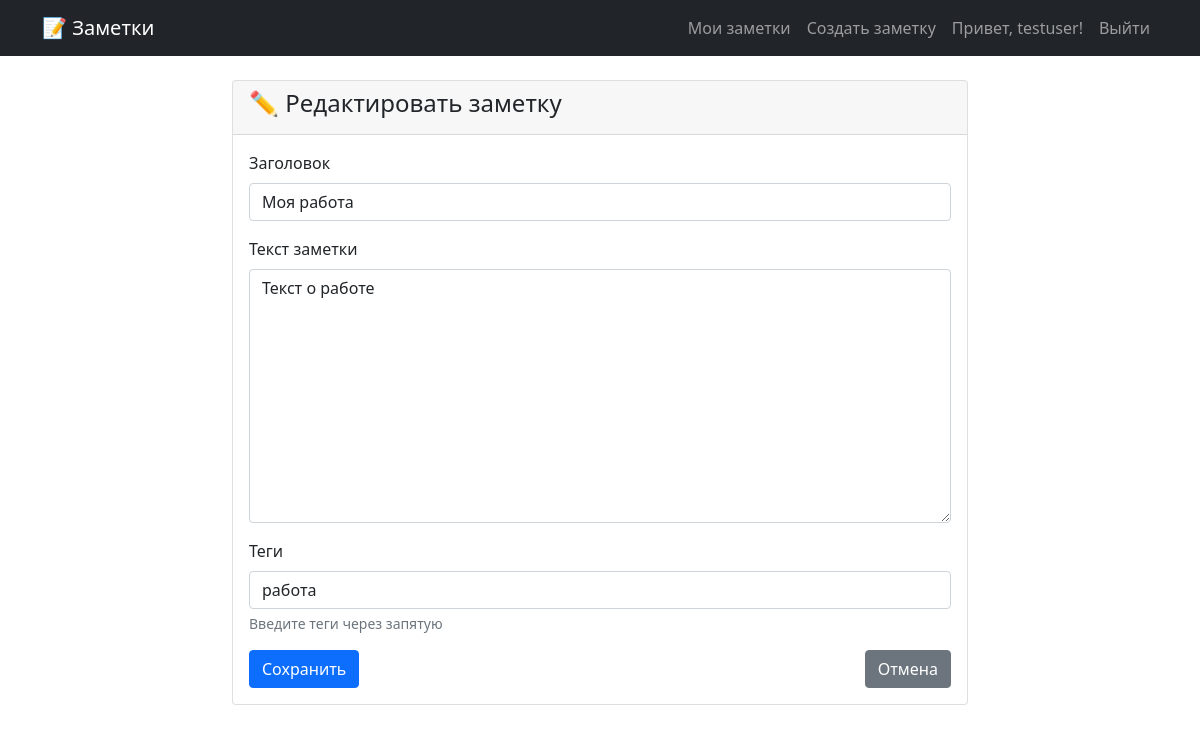
/notes/7/edit/ (signed in), run on the app's committed database.
### notes/models.py (models this page shows, shortened)
class Note(models.Model):
    user = models.ForeignKey(User, on_delete=models.CASCADE)
    title = models.CharField(max_length=200, verbose_name="Заголовок")
    content = models.TextField(verbose_name="Текст заметки")
    created_at = models.DateTimeField(auto_now_add=True, verbose_name="Дата создания")
    updated_at = models.DateTimeField(auto_now=True, verbose_name="Дата изменения")
    tags = models.ManyToManyField(Tag, blank=True, verbose_name="Теги")
    def get_tags_as_string(self):
        return ", ".join([tag.name for tag in self.tags.all()])
    class Meta:
        ordering = ['-updated_at']  # Сортировка по умолчанию

class Tag(models.Model):
    name = models.CharField(max_length=50, unique=True)

### notes/views.py (the view)
# urls.py: path('notes/<int:pk>/edit/', views.note_edit, name='note_edit'),
@login_required
def note_edit(request, pk):
    if request.user.is_staff or request.user.is_superuser:
        note = get_object_or_404(Note, pk=pk)
    else:
        note = get_object_or_404(Note, pk=pk, user=request.user)
    if request.method == 'POST':
        form = NoteForm(request.POST, instance=note)
        if form.is_valid():
            form.save()
            return redirect('note_detail', pk=note.pk)
    else:
        form = NoteForm(instance=note)
    return render(request, 'notes/note_form.html', {'form': form})

### notes/forms.py (shortened to what this page needs)
class NoteForm(forms.ModelForm):
    tags_input = forms.CharField(
        required=False,
        label='Теги (через запятую)',
        help_text='Введите теги через запятую'
    )
    class Meta:
        model = Note
        fields = ['title', 'content']
        widgets = {
            'content': forms.Textarea(attrs={'rows': 10}),
        }
    def __init__(self, *args, **kwargs):
        super().__init__(*args, **kwargs)
        if self.instance.pk:  # Если заметка уже существует
            self.fields['tags_input'].initial = self.instance.get_tags_as_string()

### notes/templates/notes/note_form.html (shortened to what this page needs)
{% extends 'notes/base.html' %}
{% block content %}
<div class="row justify-content-center">
    <div class="col-md-8">
        <div class="card">
            <div class="card-header">
                <h4>
                    {% if form.instance.pk %}
                        ✏️ Редактировать заметку
                    {% else %}
                        📝 Создать новую заметку
                    {% endif %}
                </h4>
            </div>
            <div class="card-body">
                <form method="post">
                    <div class="mb-3">
                        <label for="id_title" class="form-label">Заголовок</label>
                        <input type="text"
                               name="title"
                               id="id_title"
                               class="form-control"
                               value="{{ form.title.value|default:'' }}"
                               maxlength="200"
                               required>
                    </div>
                    <div class="mb-3">
                        <label for="id_content" class="form-label">Текст заметки</label>
                        <textarea name="content"
                                  id="id_content"
                                  class="form-control"
                                  rows="10"
                                  required>{{ form.content.value|default:'' }}</textarea>
                    </div>
                    <div class="mb-3">
                        <label for="id_tags_input" class="form-label">Теги</label>
                        <input type="text"
                               name="tags_input"
                               id="id_tags_input"
                               class="form-control"
                               value="{{ form.tags_input.value|default:'' }}"
                               placeholder="работа, учеба, важное">
                        <div class="form-text">Введите теги через запятую</div>
                    </div>
                    <div class="d-flex justify-content-between">
                        <button type="submit" class="btn btn-primary">
                            {% if form.instance.pk %}Сохранить{% else %}Создать{% endif %}
                        </button>
                        <a href="{% url 'note_list' %}" class="btn btn-secondary">Отмена</a>
                    </div>
                </form>
            </div>
        </div>
    </div>
</div>
{% endblock %}

### notes/templates/notes/base.html (shortened to what this page needs)
<!DOCTYPE html>
<html lang="ru">
<head>
    <link href="https://cdn.jsdelivr.net/npm/bootstrap@5.1.3/dist/css/bootstrap.min.css" rel="stylesheet">
</head>
<body>
    <nav class="navbar navbar-expand-lg navbar-dark bg-dark">
        <div class="container">
            <a class="navbar-brand" href="{% url 'home' %}">📝 Заметки</a>
            <div class="navbar-nav">
                {% if user.is_authenticated %}
                    <a class="nav-link" href="{% url 'note_list' %}">Мои заметки</a>
                    <a class="nav-link" href="{% url 'note_create' %}">Создать заметку</a>
                    <span class="nav-link">Привет, {{ user.username }}!</span>
                    <a class="nav-link" href="{% url 'logout' %}">Выйти</a>
                {% else %}
                    <a class="nav-link" href="{% url 'login' %}">Войти</a>
                    <a class="nav-link" href="{% url 'register' %}">Регистрация</a>
                {% endif %}
            </div>
        </div>
    </nav>
    <div class="container mt-4">
        {% block content %}{% endblock %}
    </div>
</body>
</html>

### data on the page
Note: title "Моя работа", content "Текст о работе"
Tag: tags_input "работа"

### other printed values
{{ user.username }} "testuser"
